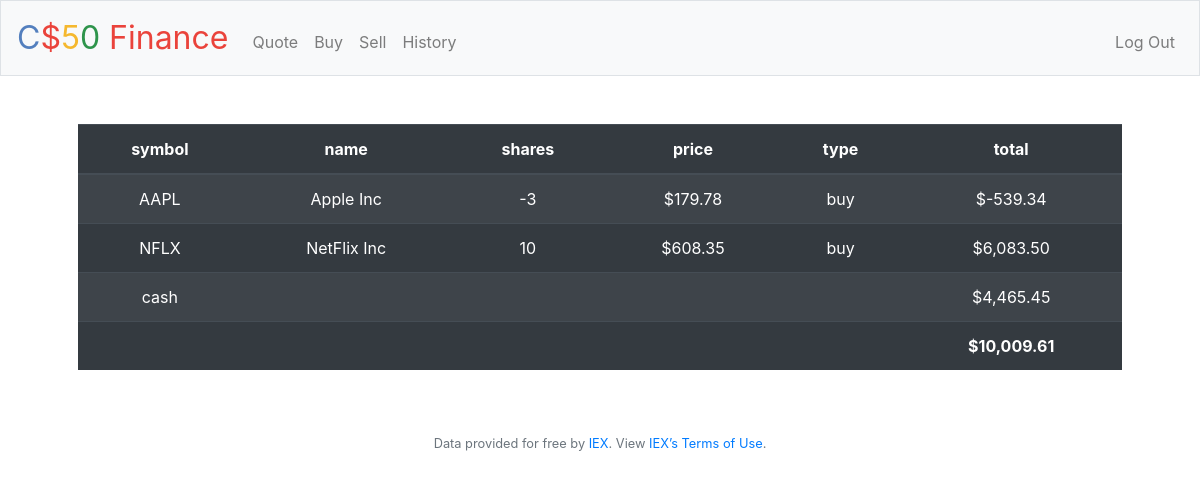
The page / (signed in) on the database its author committed.
### tables this page shows
CREATE TABLE transactions ( id INTEGER PRIMARY KEY AUTOINCREMENT, 
user_id INTEGER NOT NULL, 
name TEXT NOT NULL, 
shares INTEGER NOT NULL, 
price NUMERIC NOT NULL, 
type TEXT NOT NULL, 
symbol TEXT NOT NULL, 
time TIMESTAMP DEFAULT CURRENT_TIMESTAMP, 
FOREIGN KEY (user_id) REFERENCES users(id) );

### application.py (the view)
@app.route("/")
@login_required
def index():
    user_id = session["user_id"]
    items = db.execute("SELECT symbol, name, price, SUM(shares), type FROM transactions WHERE user_id = ? GROUP BY symbol", user_id)
    cash = db.execute("SELECT cash FROM users WHERE id = ?", user_id)[0]["cash"]
    totalCash = cash
    for item in items:
        totalCash += item["price"] * item["SUM(shares)"]
    return render_template("index.html", items=items, cash=usd(cash), usd=usd, total=totalCash)

### application.py (called while the page is built)
@app.after_request
def after_request(response):
    response.headers["Cache-Control"] = "no-cache, no-store, must-revalidate"
    response.headers["Expires"] = 0
    response.headers["Pragma"] = "no-cache"
    return response

### helpers.py (called while the page is built)
def login_required(f):
    @wraps(f)
    def decorated_function(*args, **kwargs):
        if session.get("user_id") is None:
            return redirect("/login")
        return f(*args, **kwargs)
    return decorated_function

def usd(value):
    return f"${value:,.2f}"

### templates/index.html (shortened to what this page needs)
{% extends "layout.html" %}
{% block main %}
    <table class="table table-striped table-dark">
        <thead>
            <tr>
                <th>symbol</th>
                <th>name</th>
                <th>shares</th>
                <th>price</th>
                <th>type</th>
                <th>total</th>
            </tr>
        </thead>
        <tbody>
            {% for item in items %}
            <tr>
                <td> {{ item["symbol"] }} </td>
                <td> {{ item["name"] }} </td>
                <td> {{ item["SUM(shares)"] }} </td>
                <td> {{ usd(item["price"]) }} </td>
                <td> {{ item["type"] }} </td>
                <td> {{ usd(item["SUM(shares)"] * item["price"]) }} </td>
            </tr>
            {% endfor %}
            <tr>
                <td>cash</td>
                <td colspan='4'></td>
                <td>{{ cash }}</td>
            </tr>
        </tbody>
        <tfoot>
            <td colspan='5'></td>
            <td> <b> {{ usd(total) }} </b> </td>
        </tfoot>
    </table>
{% endblock %}

### rows shown on the page
transactions: symbol "AAPL", name "Apple Inc", item "-3", price "$179.78", type "buy", price "$-539.34"
transactions: symbol "NFLX", name "NetFlix Inc", item "10", price "$608.35", type "buy", price "$6,083.50"

### other values the page prints
{{ cash }} "$4,465.45"
{{ usd(total) }} "$10,009.61"
